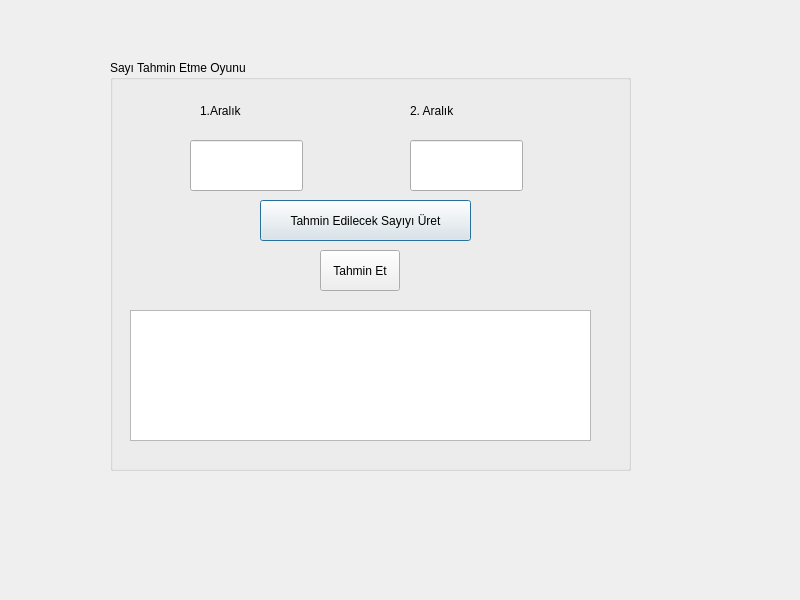
<?xml version="1.0" encoding="UTF-8"?>
<ui version="4.0">
 <class>Dialog</class>
 <widget class="QDialog" name="Dialog">
  <property name="geometry">
   <rect>
    <x>0</x>
    <y>0</y>
    <width>800</width>
    <height>600</height>
   </rect>
  </property>
  <property name="windowTitle">
   <string>Dialog</string>
  </property>
  <widget class="QGroupBox" name="groupBox">
   <property name="geometry">
    <rect>
     <x>110</x>
     <y>60</y>
     <width>521</width>
     <height>411</height>
    </rect>
   </property>
   <property name="title">
    <string>Sayı Tahmin Etme Oyunu</string>
   </property>
   <widget class="QLineEdit" name="lineEditNoun1">
    <property name="geometry">
     <rect>
      <x>80</x>
      <y>80</y>
      <width>113</width>
      <height>51</height>
     </rect>
    </property>
   </widget>
   <widget class="QLineEdit" name="lineEditNoun2">
    <property name="geometry">
     <rect>
      <x>300</x>
      <y>80</y>
      <width>113</width>
      <height>51</height>
     </rect>
    </property>
   </widget>
   <widget class="QLabel" name="label">
    <property name="geometry">
     <rect>
      <x>90</x>
      <y>35</y>
      <width>101</width>
      <height>31</height>
     </rect>
    </property>
    <property name="text">
     <string>1.Aralık</string>
    </property>
   </widget>
   <widget class="QLabel" name="label_2">
    <property name="geometry">
     <rect>
      <x>300</x>
      <y>30</y>
      <width>111</width>
      <height>41</height>
     </rect>
    </property>
    <property name="text">
     <string>2. Aralık</string>
    </property>
   </widget>
   <widget class="QPushButton" name="btnGuessInsertNumber">
    <property name="geometry">
     <rect>
      <x>150</x>
      <y>140</y>
      <width>211</width>
      <height>41</height>
     </rect>
    </property>
    <property name="text">
     <string>Tahmin Edilecek Sayıyı Üret</string>
    </property>
   </widget>
   <widget class="QPushButton" name="btnGuess">
    <property name="geometry">
     <rect>
      <x>210</x>
      <y>190</y>
      <width>80</width>
      <height>41</height>
     </rect>
    </property>
    <property name="text">
     <string>Tahmin Et</string>
    </property>
   </widget>
   <widget class="QTextBrowser" name="textBrowserResult">
    <property name="geometry">
     <rect>
      <x>20</x>
      <y>250</y>
      <width>461</width>
      <height>131</height>
     </rect>
    </property>
   </widget>
  </widget>
 </widget>
 <resources/>
 <connections/>
</ui>
